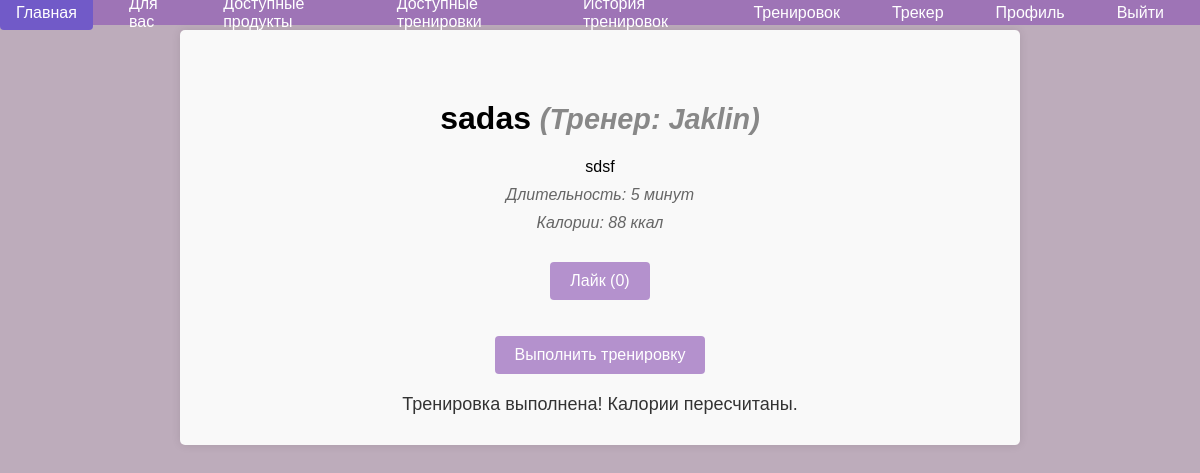
Page /training_details.php?id=17 (signed in) on the committed database.
### tables this page shows
CREATE TABLE `training_programs` (
  `id` int(11) NOT NULL AUTO_INCREMENT,
  `name` varchar(255) DEFAULT NULL,
  `description` text DEFAULT NULL,
  `duration` int(11) DEFAULT NULL,
  `calories_burned` int(11) DEFAULT NULL,
  `training_name` varchar(255) DEFAULT NULL,
  `training_type_id` int(11) DEFAULT NULL,
  `created_by` int(11) DEFAULT NULL,
  `created_at` timestamp NOT NULL DEFAULT current_timestamp(),
  `status` enum('pending','approved','rejected') DEFAULT 'pending',
  PRIMARY KEY (`id`),
  KEY `training_type_id` (`training_type_id`),
  KEY `created_by` (`created_by`),
  CONSTRAINT `training_programs_ibfk_1` FOREIGN KEY (`training_type_id`) REFERENCES `training_types` (`id`) ON DELETE SET NULL,
  CONSTRAINT `training_programs_ibfk_2` FOREIGN KEY (`created_by`) REFERENCES `users` (`id`) ON DELETE CASCADE
);

CREATE TABLE `users` (
  `id` int(11) NOT NULL AUTO_INCREMENT,
  `username` varchar(255) DEFAULT NULL,
  `email` varchar(255) DEFAULT NULL,
  `password_hash` varchar(255) DEFAULT NULL,
  `age` int(11) DEFAULT NULL,
  `weight` float DEFAULT NULL,
  `height` float DEFAULT NULL,
  `gender` enum('male','female') DEFAULT NULL,
  `activity_level` enum('sedentary','light','moderate','active','very_active') DEFAULT NULL,
  `daily_calories` decimal(10,2) DEFAULT NULL,
  `created_at` timestamp NOT NULL DEFAULT current_timestamp(),
  `role_id` int(11) DEFAULT NULL,
  PRIMARY KEY (`id`),
  UNIQUE KEY `email` (`email`),
  KEY `role_id` (`role_id`),
  CONSTRAINT `users_ibfk_1` FOREIGN KEY (`role_id`) REFERENCES `roles` (`id`)
);

### training_details.php (the view, shortened to what this page needs)
<?php
include 'navbar.php';
$training_id = $_GET['id'];
$user_id = $_SESSION['user_id'];
$stmt = $conn->prepare("SELECT role_id FROM users WHERE id = ?");
$stmt->bind_param("i", $user_id);
$stmt->execute();
$user_info = $stmt->get_result()->fetch_assoc();
$user_role = $user_info['role_id'];
$stmt = $conn->prepare("
    SELECT
        t.id,
        t.name,
        t.description,
        t.duration,
        t.calories_burned,
        u.username AS trainer_name,
        t.created_by,
        COUNT(tl.id) AS like_count
    FROM training_programs t
    JOIN users u ON t.created_by = u.id
    LEFT JOIN training_likes tl ON t.id = tl.training_id
    WHERE t.id = ?
    GROUP BY t.id
");
$stmt->bind_param("i", $training_id);
$stmt->execute();
$program = $stmt->get_result()->fetch_assoc();
$is_trainer = $program['created_by'] == $user_id || $user_role == 2;
    $training_completed = true;
?>
<!DOCTYPE html>
<html lang="ru">
<head>
</head>
<body>
<div class="container">
    <h1><?php echo htmlspecialchars($program['name']); ?> <span class="trainer-info">(Тренер: <?php echo htmlspecialchars($program['trainer_name']); ?>)</span></h1>
    <p><?php echo htmlspecialchars($program['description']); ?></p>
    <p class="duration">Длительность: <?php echo htmlspecialchars($program['duration']); ?> минут</p>
    <p class="calories">Калории: <?php echo htmlspecialchars($program['calories_burned']); ?> ккал</p>
    <?php if (!$is_trainer): ?>
        <form method="POST" action="like_training.php">
            <button type="submit" class="btn">
                Лайк (<?php echo isset($program['like_count']) ? htmlspecialchars($program['like_count']) : 0; ?>)
            </button>
        </form>
    <?php endif; ?>
    <form method="POST" action="">
        <?php if ($is_trainer): ?>
            <button type="button" onclick="window.location.href='edit_training.php?id=<?php echo $training_id; ?>'">Редактировать тренировку</button>
        <?php else: ?>
            <button type="submit" name="complete_training">Выполнить тренировку</button>
        <?php endif; ?>
    </form>
    <?php if (isset($training_completed) && $training_completed): ?>
        <p class="message">Тренировка выполнена! Калории пересчитаны.</p>
    <?php endif; ?>
</div>
</body>
</html>

### navbar.php (style rules this page uses)
body { margin: 0; padding-top: 50px; }

### training_details.php (style rules this page uses)
body { font-family: Arial, sans-serif; background-color: #bdacbb; margin: 0; padding: 0; display: flex; flex-direction: column; align-items: center; }
h1 { margin-top: 50px; text-align: center; }
.container { width: 80%; max-width: 800px; padding: 20px; background-color: #f9f9f9; border-radius: 5px; box-shadow: 0 0 10px rgba(0, 0, 0, 0.1); margin-top: 30px; text-align: center; }
p { margin: 10px 0; font-size: 16px; }
.duration, .calories { font-style: italic; color: #666; }
button { padding: 10px 20px; background-color: rgba(139, 83, 179, 0.62); color: white; border: none; border-radius: 4px; cursor: pointer; font-size: 16px; margin-top: 20px; }
.message { margin-top: 20px; font-size: 18px; color: #333; }
.trainer-info { font-size: 0.9em; font-style: italic; color: #888; }

### rows in the picture
training_programs: name "sadas", created_by.username "Jaklin", description "sdsf", duration "5", calories_burned "88"

### other values in the picture
$program['like_count'] "0"
